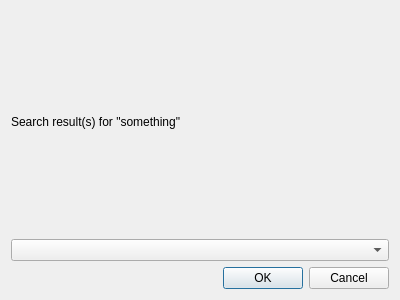
<?xml version="1.0" encoding="UTF-8"?>
<ui version="4.0">
 <class>popup</class>
 <widget class="QDialog" name="popup">
  <property name="geometry">
   <rect>
    <x>0</x>
    <y>0</y>
    <width>400</width>
    <height>300</height>
   </rect>
  </property>
  <property name="windowTitle">
   <string>Dialog</string>
  </property>
  <layout class="QGridLayout" name="gridLayout">
   <item row="6" column="0">
    <widget class="QDialogButtonBox" name="popup_buttons">
     <property name="orientation">
      <enum>Qt::Horizontal</enum>
     </property>
     <property name="standardButtons">
      <set>QDialogButtonBox::Cancel|QDialogButtonBox::Ok</set>
     </property>
    </widget>
   </item>
   <item row="0" column="0">
    <widget class="QLabel" name="popup_label">
     <property name="text">
      <string>Search result(s) for &quot;something&quot;</string>
     </property>
    </widget>
   </item>
   <item row="1" column="0">
    <widget class="QComboBox" name="comboBox"/>
   </item>
  </layout>
 </widget>
 <resources/>
 <connections>
  <connection>
   <sender>popup_buttons</sender>
   <signal>accepted()</signal>
   <receiver>popup</receiver>
   <slot>accept()</slot>
   <hints>
    <hint type="sourcelabel">
     <x>248</x>
     <y>254</y>
    </hint>
    <hint type="destinationlabel">
     <x>157</x>
     <y>274</y>
    </hint>
   </hints>
  </connection>
  <connection>
   <sender>popup_buttons</sender>
   <signal>rejected()</signal>
   <receiver>popup</receiver>
   <slot>reject()</slot>
   <hints>
    <hint type="sourcelabel">
     <x>316</x>
     <y>260</y>
    </hint>
    <hint type="destinationlabel">
     <x>286</x>
     <y>274</y>
    </hint>
   </hints>
  </connection>
 </connections>
</ui>
